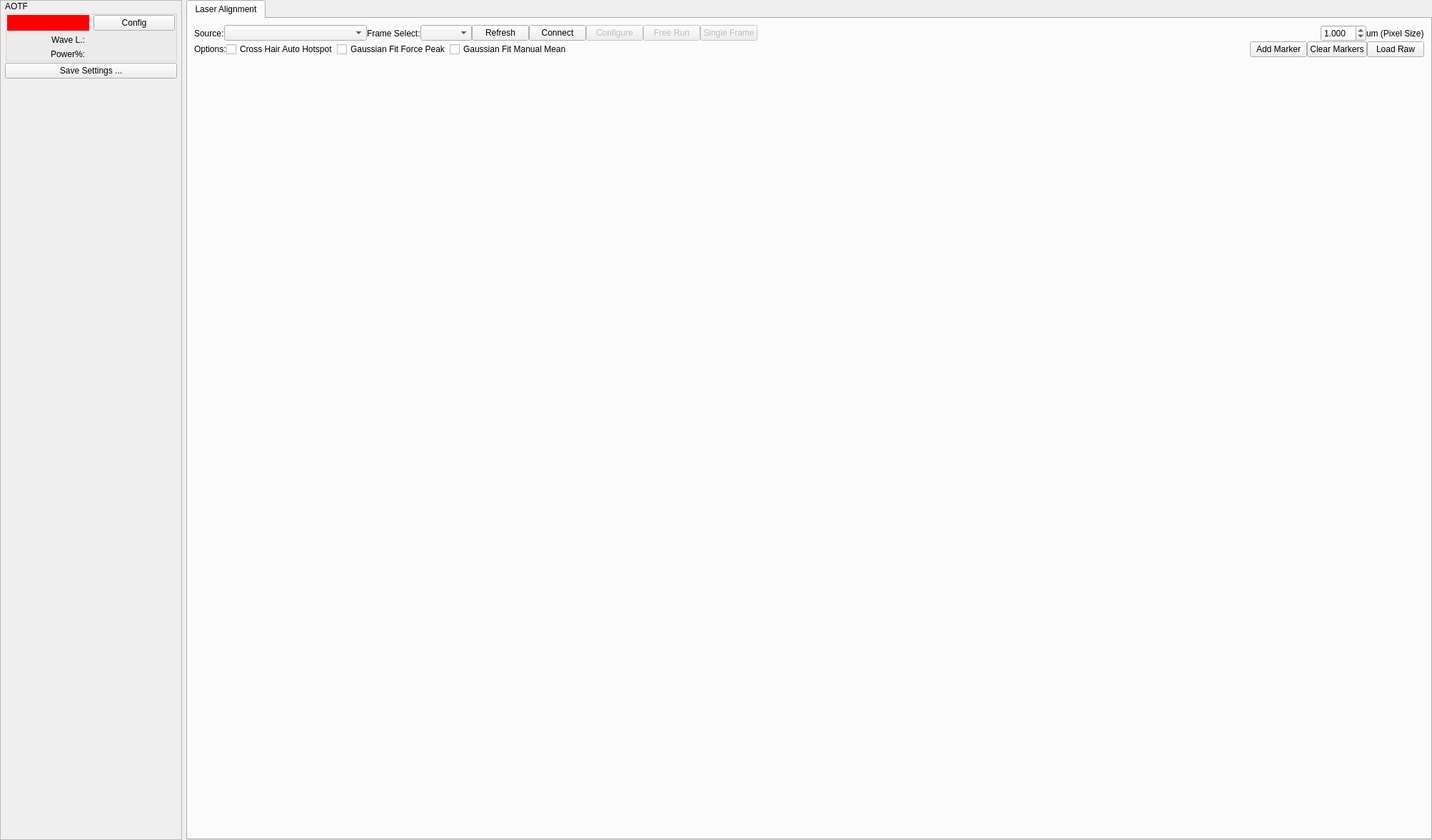
<?xml version="1.0" encoding="UTF-8"?>
<ui version="4.0">
 <class>SetupMainWindow</class>
 <widget class="QMainWindow" name="SetupMainWindow">
  <property name="geometry">
   <rect>
    <x>0</x>
    <y>0</y>
    <width>2006</width>
    <height>1177</height>
   </rect>
  </property>
  <property name="windowTitle">
   <string>Setup Main Control</string>
  </property>
  <widget class="QWidget" name="centralwidget">
   <layout class="QVBoxLayout" name="verticalLayout_16">
    <property name="leftMargin">
     <number>0</number>
    </property>
    <property name="topMargin">
     <number>0</number>
    </property>
    <property name="rightMargin">
     <number>0</number>
    </property>
    <property name="bottomMargin">
     <number>0</number>
    </property>
    <item>
     <layout class="QHBoxLayout" name="horizontalLayout_7" stretch="0,0">
      <item>
       <widget class="QScrollArea" name="scrollArea">
        <property name="sizePolicy">
         <sizepolicy hsizetype="Minimum" vsizetype="Preferred">
          <horstretch>0</horstretch>
          <verstretch>0</verstretch>
         </sizepolicy>
        </property>
        <property name="minimumSize">
         <size>
          <width>0</width>
          <height>0</height>
         </size>
        </property>
        <property name="verticalScrollBarPolicy">
         <enum>Qt::ScrollBarAsNeeded</enum>
        </property>
        <property name="horizontalScrollBarPolicy">
         <enum>Qt::ScrollBarAsNeeded</enum>
        </property>
        <property name="sizeAdjustPolicy">
         <enum>QAbstractScrollArea::AdjustToContentsOnFirstShow</enum>
        </property>
        <property name="widgetResizable">
         <bool>false</bool>
        </property>
        <property name="alignment">
         <set>Qt::AlignLeading|Qt::AlignLeft|Qt::AlignTop</set>
        </property>
        <widget class="QWidget" name="scrollAreaWidgetContents">
         <property name="geometry">
          <rect>
           <x>0</x>
           <y>0</y>
           <width>253</width>
           <height>985</height>
          </rect>
         </property>
         <property name="sizePolicy">
          <sizepolicy hsizetype="Minimum" vsizetype="Minimum">
           <horstretch>1</horstretch>
           <verstretch>0</verstretch>
          </sizepolicy>
         </property>
         <property name="minimumSize">
          <size>
           <width>0</width>
           <height>0</height>
          </size>
         </property>
         <property name="maximumSize">
          <size>
           <width>16777215</width>
           <height>16777215</height>
          </size>
         </property>
         <layout class="QVBoxLayout" name="verticalLayout" stretch="0,0,1">
          <property name="spacing">
           <number>2</number>
          </property>
          <property name="leftMargin">
           <number>6</number>
          </property>
          <property name="topMargin">
           <number>0</number>
          </property>
          <property name="rightMargin">
           <number>6</number>
          </property>
          <property name="bottomMargin">
           <number>0</number>
          </property>
          <item>
           <widget class="QGroupBox" name="groupBox_AOTF">
            <property name="title">
             <string>AOTF</string>
            </property>
            <layout class="QVBoxLayout" name="verticalLayout_3">
             <property name="spacing">
              <number>6</number>
             </property>
             <property name="leftMargin">
              <number>0</number>
             </property>
             <property name="topMargin">
              <number>0</number>
             </property>
             <property name="rightMargin">
              <number>0</number>
             </property>
             <property name="bottomMargin">
              <number>0</number>
             </property>
             <item>
              <layout class="QHBoxLayout" name="horizontalLayout_6">
               <item>
                <widget class="QLabel" name="label_AOTF_Conn_Status">
                 <property name="styleSheet">
                  <string notr="true">background: red
</string>
                 </property>
                 <property name="text">
                  <string/>
                 </property>
                </widget>
               </item>
               <item>
                <widget class="QPushButton" name="pushButton_AOTF_Config">
                 <property name="text">
                  <string>Config</string>
                 </property>
                </widget>
               </item>
              </layout>
             </item>
             <item>
              <layout class="QGridLayout" name="gridLayout_3" columnstretch="0,0">
               <item row="0" column="1">
                <widget class="QLabel" name="label_AOTF_Frequency">
                 <property name="sizePolicy">
                  <sizepolicy hsizetype="Preferred" vsizetype="Preferred">
                   <horstretch>0</horstretch>
                   <verstretch>0</verstretch>
                  </sizepolicy>
                 </property>
                 <property name="minimumSize">
                  <size>
                   <width>120</width>
                   <height>0</height>
                  </size>
                 </property>
                 <property name="text">
                  <string/>
                 </property>
                 <property name="alignment">
                  <set>Qt::AlignLeading|Qt::AlignLeft|Qt::AlignVCenter</set>
                 </property>
                </widget>
               </item>
               <item row="1" column="0">
                <widget class="QLabel" name="label_11">
                 <property name="text">
                  <string>Power%:</string>
                 </property>
                 <property name="alignment">
                  <set>Qt::AlignRight|Qt::AlignTrailing|Qt::AlignVCenter</set>
                 </property>
                </widget>
               </item>
               <item row="0" column="0">
                <widget class="QLabel" name="label_6">
                 <property name="text">
                  <string>Wave L.:</string>
                 </property>
                 <property name="alignment">
                  <set>Qt::AlignRight|Qt::AlignTrailing|Qt::AlignVCenter</set>
                 </property>
                </widget>
               </item>
               <item row="1" column="1">
                <widget class="QLabel" name="label_AOTF_PowerPerc">
                 <property name="text">
                  <string/>
                 </property>
                 <property name="alignment">
                  <set>Qt::AlignLeading|Qt::AlignLeft|Qt::AlignVCenter</set>
                 </property>
                </widget>
               </item>
              </layout>
             </item>
            </layout>
           </widget>
          </item>
          <item>
           <widget class="QPushButton" name="pushButton_SaveSettings">
            <property name="text">
             <string>Save Settings ...</string>
            </property>
           </widget>
          </item>
          <item>
           <spacer name="verticalSpacer">
            <property name="orientation">
             <enum>Qt::Vertical</enum>
            </property>
            <property name="sizeHint" stdset="0">
             <size>
              <width>20</width>
              <height>40</height>
             </size>
            </property>
           </spacer>
          </item>
         </layout>
        </widget>
       </widget>
      </item>
      <item>
       <widget class="QTabWidget" name="tabWidget">
        <property name="currentIndex">
         <number>0</number>
        </property>
        <property name="tabsClosable">
         <bool>false</bool>
        </property>
        <widget class="QWidget" name="tab_LaserProfiler">
         <attribute name="title">
          <string>Laser Alignment</string>
         </attribute>
         <layout class="QVBoxLayout" name="verticalLayout_6" stretch="0,0,1">
          <property name="spacing">
           <number>0</number>
          </property>
          <item>
           <layout class="QHBoxLayout" name="horizontalLayout">
            <item>
             <widget class="QLabel" name="label_5">
              <property name="text">
               <string>Source:</string>
              </property>
             </widget>
            </item>
            <item>
             <widget class="QComboBox" name="comboBox_CamSource">
              <property name="minimumSize">
               <size>
                <width>200</width>
                <height>0</height>
               </size>
              </property>
             </widget>
            </item>
            <item>
             <widget class="QLabel" name="label_14">
              <property name="text">
               <string>Frame Select:</string>
              </property>
             </widget>
            </item>
            <item>
             <widget class="QComboBox" name="comboBox_FrameSelect"/>
            </item>
            <item>
             <widget class="QPushButton" name="pushButton_CamRefresh">
              <property name="text">
               <string>Refresh</string>
              </property>
             </widget>
            </item>
            <item>
             <widget class="QPushButton" name="pushButton_CamConn">
              <property name="text">
               <string>Connect</string>
              </property>
              <property name="checkable">
               <bool>true</bool>
              </property>
             </widget>
            </item>
            <item>
             <widget class="QPushButton" name="pushButton_CAM_Config">
              <property name="enabled">
               <bool>false</bool>
              </property>
              <property name="text">
               <string>Configure</string>
              </property>
             </widget>
            </item>
            <item>
             <widget class="QPushButton" name="pushButton_FreeRun">
              <property name="enabled">
               <bool>false</bool>
              </property>
              <property name="text">
               <string>Free Run</string>
              </property>
              <property name="checkable">
               <bool>true</bool>
              </property>
             </widget>
            </item>
            <item>
             <widget class="QPushButton" name="pushButton_Single">
              <property name="enabled">
               <bool>false</bool>
              </property>
              <property name="text">
               <string>Single Frame</string>
              </property>
             </widget>
            </item>
            <item>
             <spacer name="horizontalSpacer">
              <property name="orientation">
               <enum>Qt::Horizontal</enum>
              </property>
              <property name="sizeHint" stdset="0">
               <size>
                <width>40</width>
                <height>20</height>
               </size>
              </property>
             </spacer>
            </item>
            <item>
             <widget class="QDoubleSpinBox" name="doubleSpinBox_PixelSize">
              <property name="decimals">
               <number>3</number>
              </property>
              <property name="minimum">
               <double>0.001000000000000</double>
              </property>
              <property name="singleStep">
               <double>0.500000000000000</double>
              </property>
              <property name="value">
               <double>1.000000000000000</double>
              </property>
             </widget>
            </item>
            <item>
             <widget class="QLabel" name="label">
              <property name="text">
               <string>um (Pixel Size)</string>
              </property>
             </widget>
            </item>
           </layout>
          </item>
          <item>
           <layout class="QHBoxLayout" name="horizontalLayout_10">
            <item>
             <widget class="QLabel" name="label_15">
              <property name="text">
               <string>Options:</string>
              </property>
             </widget>
            </item>
            <item>
             <widget class="QCheckBox" name="checkBox_LP_auto_crosshair">
              <property name="text">
               <string>Cross Hair Auto Hotspot</string>
              </property>
             </widget>
            </item>
            <item>
             <widget class="QCheckBox" name="checkBox_LP_gaussian_force">
              <property name="text">
               <string>Gaussian Fit Force Peak</string>
              </property>
             </widget>
            </item>
            <item>
             <widget class="QCheckBox" name="checkBox_LP_gaussian_manual">
              <property name="text">
               <string>Gaussian Fit Manual Mean</string>
              </property>
             </widget>
            </item>
            <item>
             <spacer name="horizontalSpacer_2">
              <property name="orientation">
               <enum>Qt::Horizontal</enum>
              </property>
              <property name="sizeHint" stdset="0">
               <size>
                <width>40</width>
                <height>20</height>
               </size>
              </property>
             </spacer>
            </item>
            <item>
             <widget class="QPushButton" name="pushButton_LP_AddMarker">
              <property name="text">
               <string>Add Marker</string>
              </property>
             </widget>
            </item>
            <item>
             <widget class="QPushButton" name="pushButton_LP_ClearMarkers">
              <property name="text">
               <string>Clear Markers</string>
              </property>
             </widget>
            </item>
            <item>
             <widget class="QPushButton" name="pushButton_LP_LoadRaw">
              <property name="text">
               <string>Load Raw</string>
              </property>
             </widget>
            </item>
           </layout>
          </item>
          <item>
           <widget class="LaserProfilerWidget" name="widget_LaserProfiler" native="true"/>
          </item>
         </layout>
        </widget>
       </widget>
      </item>
     </layout>
    </item>
   </layout>
  </widget>
 </widget>
 <customwidgets>
  <customwidget>
   <class>LaserProfilerWidget</class>
   <extends>QWidget</extends>
   <header location="global">laser_profiler_widget.h</header>
   <container>1</container>
  </customwidget>
 </customwidgets>
 <tabstops>
  <tabstop>pushButton_AOTF_Config</tabstop>
  <tabstop>tabWidget</tabstop>
  <tabstop>comboBox_CamSource</tabstop>
  <tabstop>comboBox_FrameSelect</tabstop>
  <tabstop>pushButton_CamRefresh</tabstop>
  <tabstop>pushButton_CamConn</tabstop>
  <tabstop>pushButton_CAM_Config</tabstop>
  <tabstop>pushButton_FreeRun</tabstop>
  <tabstop>pushButton_Single</tabstop>
  <tabstop>checkBox_LP_auto_crosshair</tabstop>
  <tabstop>checkBox_LP_gaussian_force</tabstop>
  <tabstop>checkBox_LP_gaussian_manual</tabstop>
  <tabstop>scrollArea</tabstop>
 </tabstops>
 <resources/>
 <connections/>
</ui>
